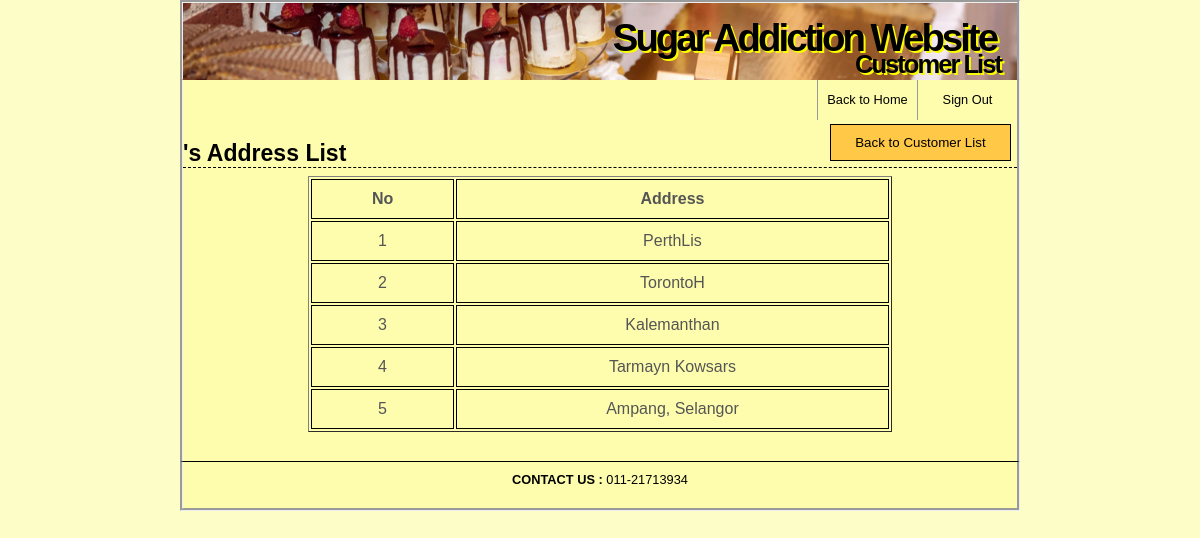
Page /customers_address.php?CustID=7 (signed in) on the committed database.
### tables this page shows
CREATE TABLE `address` (
  `Address_ID` int(11) NOT NULL,
  `Cust_ID` int(11) NOT NULL,
  `Address` varchar(255) NOT NULL
);

### customers_address.php (the view, shortened to what this page needs)
<?php
include ('includes/header.php');
?>
<h1><?php echo $_GET['CustName']?>'s Address List</h1>
<div class="menu">
<div class="btn-group" style="float: right; margin:-4.1em 0.5em">
	<?php echo '<button><a href="'. $_SERVER["HTTP_REFERER"] .'">Back to Customer List</a></button>';?>
	</div>
	<table border="1">
		<tr>
			<th>No</th>
			<th colspan="3">Address</th>
		</tr>
		<?php
		require ('includes/constants.php');
		$CustID = $_GET['CustID'];
		$q = "SELECT * FROM address WHERE Cust_ID = '$CustID' ORDER BY Address_ID ASC";
		$r = @mysqli_query ($dbc,$q);
		$no = 1;
		if (!mysqli_num_rows($r) == 1) {
			echo '<tr><td colspan="4">No registered address</td></tr>';
		} else {
		while ($data = mysqli_fetch_array($r)) {
			echo '
			<tr>
				<td align="left">'.$no.'</td>
				<td align="left" colspan="3">'.$data['Address'].'</td>';
			echo'</tr>';
			$no++;
		}}
		?>
	</table>
</div>

### includes/style.css (style rules this page uses)
* { margin:0; padding:0; }
a { color:#000000; text-decoration:none; }
body { background:#FDFDC8; color:#555; font:0.8em Arial, Helvetica, "bitstream vera sans", sans-serif; }
#content h1 { border-bottom:1px dashed #000000; font-size:1.8em; padding:20px 0 0; color: black; }
.menu table { margin: 1% 15%; width: 70%; table-layout: fixed; }
#content .menu tr th { padding: 10px; border: 1px solid black; width: auto; text-align: center; }
#content .menu tr td { padding: 10px; border: 1px solid black; width: auto; text-align: center; }
.btn-group button { background-color: #FFC847; border: 1px solid black; padding: 10px 24px; cursor: pointer; float: center; position: relative; }
.btn-group:after { content: ""; clear: both; display: table; }
* { box-sizing: border-box; }
#footer { border-top:1px solid black; height:50px; margin:0 auto; padding:10px 0px; text-align:center; width:70vw; background-color: #FDFDAD; color: black; z-index: 2; position: relative; border-bottom: 3px groove; border-left: 3px groove; border-right: 3px groove; }

### rows in the picture
address: Address "PerthLis"
address: Address "TorontoH"
address: Address "Kalemanthan"
address: Address "Tarmayn Kowsars"
address: Address "Ampang, Selangor"

### other values in the picture
$page_text "Customer List"
